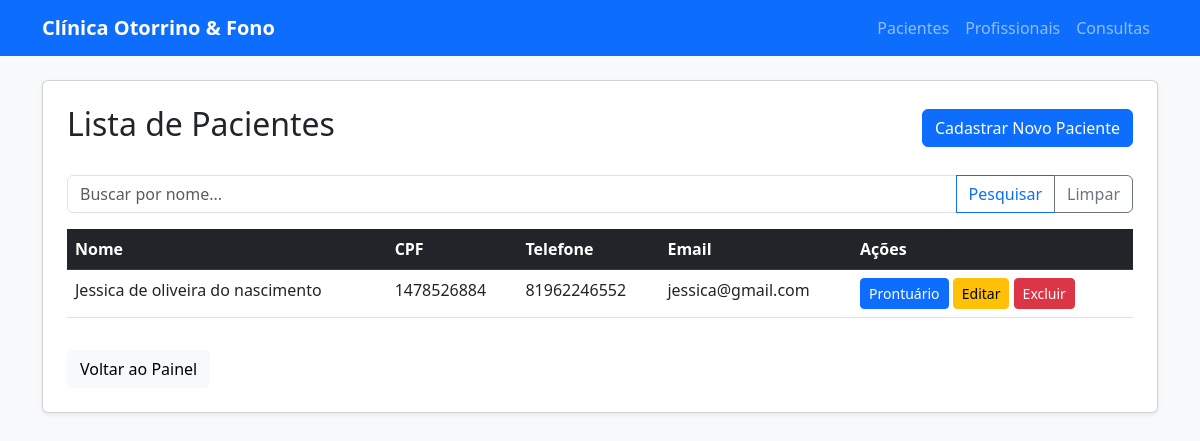
Page /logica/pacientes/ on the earlier database version.
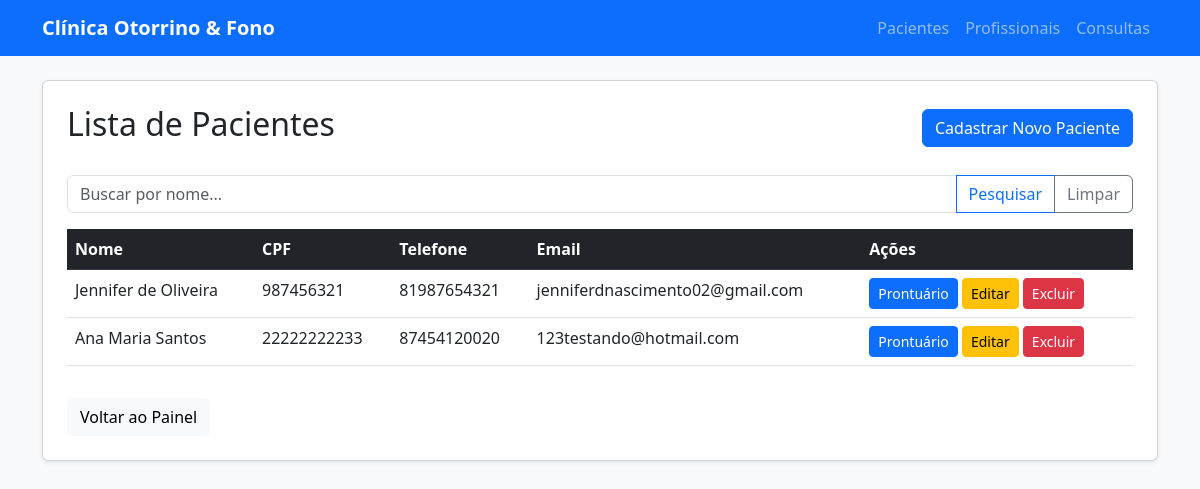
Same page on the later database version.
### logica/models.py (models this page shows, shortened)
class Paciente (models.Model):
    STATUS_CHOICES = [
        ('ATIVO','Ativo'),
        ('PENDENTE','Pendente',),
        ('EXCLUIDO','EXCLUIDO')
    ]
    nome = models.CharField(max_length=100)
    cpf = models.CharField(max_length=14)
    telefone = models.CharField(max_length=15)
    email = models.EmailField(blank=True, null=True)
    status_exclusao = models.CharField(
        max_length=20,
        choices=STATUS_CHOICES,
        default='ATIVO'
    )

### logica/views.py (the view)
# urls.py: path('pacientes/', views.paciente_list, name='paciente_list'),
def paciente_list(request):
    termo_busca = request.GET.get('busca')
    if termo_busca:
        pacientes = Paciente.objects.filter(nome__icontains=termo_busca)
    else:
        pacientes = Paciente.objects.all()
    return render(request, 'logica/paciente_list.html', {'pacientes': pacientes})

### logica/templates/logica/paciente_list.html (shortened to what this page needs)
{% extends 'logica/base.html' %}
{% block content %}
<div class="d-flex justify-content-between align-items-center mb-4">
    <h2>Lista de Pacientes</h2>
    <a href="{% url 'criar_paciente' %}" class="btn btn-primary">Cadastrar Novo Paciente</a>
</div>
<form method="GET" class="mb-3">
    <div class="input-group">
        <input type="text" name="busca" class="form-control" placeholder="Buscar por nome..." value="{{ request.GET.busca }}">
        <button class="btn btn-outline-primary" type="submit">Pesquisar</button>
        <a href="?" class="btn btn-outline-secondary">Limpar</a>
    </div>
</form>
<table class="table table-hover">
    <thead class="table-dark">
        <tr>
            <th>Nome</th>
            <th>CPF</th>
            <th>Telefone</th>
            <th>Email</th>
            <th>Ações</th>
        </tr>
    </thead>
    <tbody>
        {% for paciente in pacientes %}
        <tr>
            <td>{{ paciente.nome }}</td>
            <td>{{ paciente.cpf }}</td>
            <td>{{ paciente.telefone }}</td>
            <td>{{ paciente.email }}</td>
            <td>
                <a href="{% url 'prontuario_paciente' paciente.id %}" class="btn btn-sm btn-primary">
     Prontuário
</a>
                <a href="{% url 'editar_paciente' paciente.id %}" class="btn btn-sm btn-warning">Editar</a>
                <form action="{% url 'deletar_paciente' paciente.id %}"
                        method="POST"
                        style="display:inline;">
                        <button type="submit" class="btn btn-sm btn-danger">
                            Excluir
                        </button>
                </form>
            </td>
        </tr>
        {% empty %}
        <tr>
            <td colspan="4" class="text-center text-muted">Nenhum paciente cadastrado.</td>
        </tr>
        {% endfor %}
    </tbody>
</table>
<div class="mt-3">
    <a href="{% url 'home' %}" class="btn btn-light">Voltar ao Painel</a>
</div>
{% endblock %}

### logica/templates/logica/base.html (shortened to what this page needs)
<!DOCTYPE html>
<html lang="pt-br">
<head>
    <link href="https://cdn.jsdelivr.net/npm/bootstrap@5.3.0/dist/css/bootstrap.min.css" rel="stylesheet">
</head>
<body class="bg-light">
    <nav class="navbar navbar-expand-lg navbar-dark bg-primary mb-4">
        <div class="container">
            <a class="navbar-brand fw-bold" href="{% url 'home' %}">Clínica Otorrino & Fono</a>
            <div class="navbar-nav">
                <a class="nav-link" href="{% url 'paciente_list' %}">Pacientes</a>
                <a class="nav-link" href="{% url 'profissional_list' %}">Profissionais</a>
                <a class="nav-link" href="{% url 'consulta_list' %}">Consultas</a>
            </div>
        </div>
    </nav>
    <div class="container">
        <div class="card shadow-sm p-4">
            {% block content %}
            {% endblock %}
        </div>
    </div>
</body>
</html>

Differences in the rows shown:
removed Paciente: nome "Jessica de oliveira do nascimento", cpf "1478526884", telefone "81962246552", email "jessica@gmail.com"
added Paciente: nome "Jennifer de Oliveira", cpf "987456321", telefone "81987654321", email "jenniferdnascimento02@gmail.com"
added Paciente: nome "Ana Maria Santos", cpf "22222222233", telefone "87454120020", email "123testando@hotmail.com"
